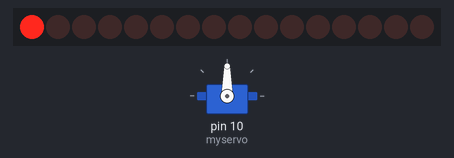
Simulated run of this sketch. Board: Arduino Uno, built with avr-gcc and run on an emulated ATmega328P. Parts: 16 shift-register outputs drawn as a row of LEDs (first output left, lit = HIGH), servo. Wiring (inferred from the names in the program): 2 × shift register (74HC595): data pin 8; shift clock pin 13; latch pin 12. Wiring (inferred from the signals the program sends): row of LEDs: on Q0, Q1, Q2, Q3, Q4, Q5, Q6, Q7, Q8, Q9, Q10, Q11, Q12, Q13, Q14, Q15.

Above: at 0.1 s.
At 7.1 s:
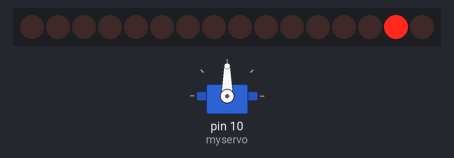
At 16.5 s:
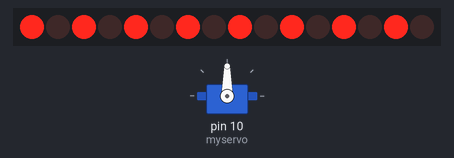
At 38.5 s:
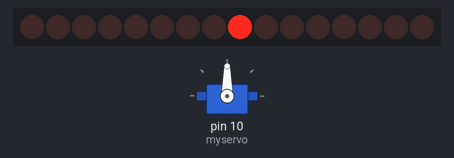
Timing chart, 0 to 40.0 s (numbered marks = the images above):
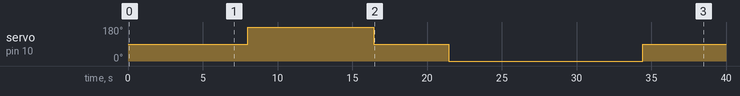

Measured:
- by itself, servo on pin 10 (myservo): 90° → 180° at 8.0 s, → 90° 8.4 s later, → 0° 5.0 s later, → 90° 13.0 s later

The sketch:

RGB_LED_test.ino
```cpp
#include <Servo.h>

Servo myservo;  // create servo object to control a servo
// twelve servo objects can be created on most boards

int pos = 0;    // variable to store the servo position

const int dataPin = 8;   // DS
const int latchPin = 12; // ST_CP
const int clockPin = 13; // SH_CP

uint16_t leds = 0; // 16 bits for 2 shift registers (8 LEDs × 2 outputs per LED)

void setup() {
  pinMode(dataPin, OUTPUT);
  pinMode(latchPin, OUTPUT);
  pinMode(clockPin, OUTPUT);

  myservo.attach(10);  // attaches the servo on pin 9 to the servo object
}

void sendData(uint16_t data) {
  digitalWrite(latchPin, LOW);

  // Send high byte first → second shift register
  shiftOut(dataPin, clockPin, MSBFIRST, (data >> 8) & 0xFF);

  // Then low byte → first shift register
  shiftOut(dataPin, clockPin, MSBFIRST, data & 0xFF);

  digitalWrite(latchPin, HIGH);
}

void loop() {
  myservo.write(90);

  // Red from left to right
  for (int i = 0; i < 8; i++) {
    leds = 0;                  // Clear all LEDs
    leds |= (1 << (i * 2));    // Turn on RED for LED i
    sendData(leds);
    delay(1000);
  }

  // All OFF
  sendData(0);
  myservo.write(180);
  delay(1000);

  // Radar effect on final LED
  uint16_t finalRed = (1 << (7 * 2)); // bit 14
  uint16_t blink = 0;
  int steps = 10;
  float x0 = 1000;
  float x_end = 50;  // almost zero
  float r = pow(x_end / x0, 1.0 / steps);

  for (int i = steps; i >= 0; i--) {
    float x = x0 * pow(r, steps - i);
    sendData(finalRed);
    delay(x);
    sendData(blink);
    delay(x);
  }

  // All red ON
  leds = 0;
  for (int i = 0; i < 8; i++) {
    leds |= (1 << (i * 2)); // red bits
  }
  sendData(leds);
  myservo.write(90);
  delay(5000);

  // All OFF
  sendData(0);
  myservo.write(0);
  delay(5000);

  // Green from left to right
  for (int i = 0; i < 8; i++) {
    leds = 0;
    leds |= (1 << (i * 2 + 1)); // green bits
    sendData(leds);
    delay(1000);
  }
}
```
